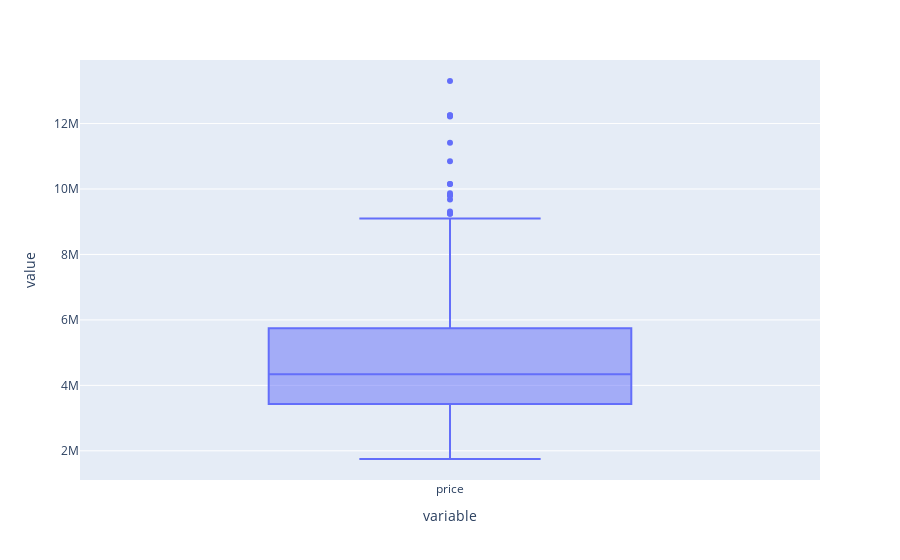

Notebook cell for this chart:
### Markdown cell above
## Step 4: Data Cleaning
Handle outliers and clean the dataset for further analysis.

### Code cell
px.box(df['price'])

### Figure 1 — Plotly figure (JSON) as saved in the notebook; plotly's stock layout.template omitted (floating-point values rounded to 4 significant figures; data arrays with more than 128 entries replaced by an {"elided": "..."} marker saying what was removed)
{"data": [{"alignmentgroup": "True", "hovertemplate": "variable=%{x}<br>value=%{y}<extra></extra>", "legendgroup": "", "marker": {"color": "#636efa"}, "name": "", "notched": false, "offsetgroup": "", "orientation": "v", "showlegend": false, "type": "box", "x": {"elided": "545 str values"}, "x0": " ", "xaxis": "x", "y": {"elided": "545 int values"}, "y0": " ", "yaxis": "y"}], "layout": {"boxmode": "group", "legend": {"tracegroupgap": 0}, "margin": {"t": 60}, "xaxis": {"anchor": "y", "domain": [0, 1], "title": {"text": "variable"}}, "yaxis": {"anchor": "x", "domain": [0, 1], "title": {"text": "value"}}}}
